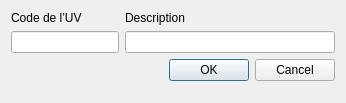
<?xml version="1.0" encoding="UTF-8"?>
<ui version="4.0">
 <class>AddUVDialog</class>
 <widget class="QDialog" name="AddUVDialog">
  <property name="geometry">
   <rect>
    <x>0</x>
    <y>0</y>
    <width>346</width>
    <height>103</height>
   </rect>
  </property>
  <property name="windowTitle">
   <string>Ajouter une UV</string>
  </property>
  <property name="modal">
   <bool>false</bool>
  </property>
  <layout class="QFormLayout" name="formLayout">
   <item row="0" column="0">
    <widget class="QLabel" name="label">
     <property name="text">
      <string>Code de l’UV</string>
     </property>
    </widget>
   </item>
   <item row="0" column="1">
    <widget class="QLabel" name="label_2">
     <property name="text">
      <string>Description</string>
     </property>
    </widget>
   </item>
   <item row="1" column="0">
    <widget class="QLineEdit" name="codeEdit"/>
   </item>
   <item row="1" column="1">
    <widget class="QLineEdit" name="descriptionEdit"/>
   </item>
   <item row="2" column="1">
    <widget class="QDialogButtonBox" name="buttonBox">
     <property name="orientation">
      <enum>Qt::Horizontal</enum>
     </property>
     <property name="standardButtons">
      <set>QDialogButtonBox::Cancel|QDialogButtonBox::Ok</set>
     </property>
    </widget>
   </item>
  </layout>
 </widget>
 <resources/>
 <connections>
  <connection>
   <sender>buttonBox</sender>
   <signal>accepted()</signal>
   <receiver>AddUVDialog</receiver>
   <slot>endCreationProcess()</slot>
   <hints>
    <hint type="sourcelabel">
     <x>248</x>
     <y>254</y>
    </hint>
    <hint type="destinationlabel">
     <x>157</x>
     <y>274</y>
    </hint>
   </hints>
  </connection>
  <connection>
   <sender>buttonBox</sender>
   <signal>rejected()</signal>
   <receiver>AddUVDialog</receiver>
   <slot>reject()</slot>
   <hints>
    <hint type="sourcelabel">
     <x>316</x>
     <y>260</y>
    </hint>
    <hint type="destinationlabel">
     <x>286</x>
     <y>274</y>
    </hint>
   </hints>
  </connection>
 </connections>
 <slots>
  <slot>endCreationProcess()</slot>
 </slots>
</ui>
